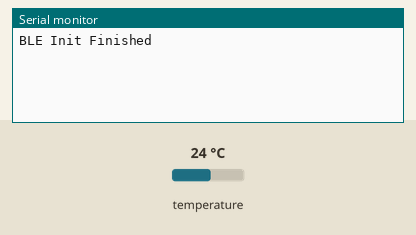
The sketch below on a simulated ESP32. On the bench: the last lines printed to the serial monitor. Inputs (shaded band) come from the test bench; at power-on: temperature 24 °C. Nothing arrives over Bluetooth unless stated; a phone connects over Bluetooth LE 3 s after start.

Above: at 2.2 s.
2.3 s: temperature set to 12 °C
At 4.7 s:
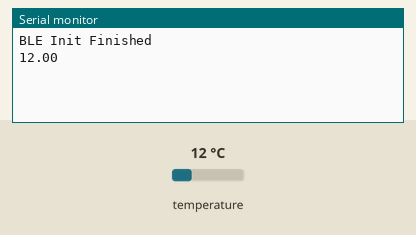
6.1 s: temperature set to 19 °C
At 7.0 s:
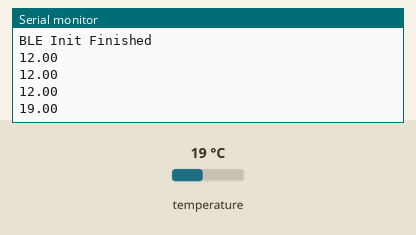

The sketch:

bletemp.ino
```cpp
#include <iostream>
#include <sstream>
#include <stdio.h>
#include <string.h>
#include <BLEDevice.h>
#include <BLEServer.h>
#include <BLEUtils.h>
#include <BLE2902.h>
#include <OneWire.h>
#include <DallasTemperature.h>

#define ONE_WIRE_BUS 2
OneWire oneWire(ONE_WIRE_BUS);
DallasTemperature sensors(&oneWire);

bool _BLEClientConnected = false;
//https://www.bluetooth.com/specifications/gatt/viewer?attributeXmlFile=org.bluetooth.characteristic.temperature.xml
//#define CHAR_TEMP 0x2A6E
//https://www.bluetooth.com/specifications/gatt/viewer?attributeXmlFile=org.bluetooth.characteristic.humidity.xml
//#define CHAR_HUMIDITY 0x2A6F
//https://www.bluetooth.com/specifications/gatt/viewer?attributeXmlFile=org.bluetooth.characteristic.analog.xml
//#define CHAR_ANALOG 0x2A58  //could be used for CO2
//https://www.bluetooth.com/specifications/gatt/viewer?attributeXmlFile=org.bluetooth.characteristic.pollen_concentration.xml&u=org.bluetooth.characteristic.pollen_concentration.xml
//#define CHAR_POLLEN_CONCENTRATION 0x2A75  //could be mis-used for CO2
//https://www.bluetooth.com/specifications/gatt/viewer?attributeXmlFile=org.bluetooth.service.environmental_sensing.xml
//#define ENV_SERVICE 0x181A
//https://www.bluetooth.com/specifications/gatt/viewer?attributeXmlFile=org.bluetooth.descriptor.gatt.characteristic_user_description.xml
//#define USER_DESCRIPTION 0x2901

BLEDescriptor outdoorTemperatureDescriptor(BLEUUID((uint16_t)0x2901));

BLECharacteristic outTemperatureCharacteristic(BLEUUID((uint16_t)0x2A6E), BLECharacteristic::PROPERTY_READ | BLECharacteristic::PROPERTY_NOTIFY);


class MyServerCallbacks : public BLEServerCallbacks {
	void onConnect(BLEServer* pServer) {
		_BLEClientConnected = true;
	};

	void onDisconnect(BLEServer* pServer) {
		_BLEClientConnected = false;
	}
};

void InitBLE() {
	BLEDevice::init("Temperature Sensor");

	// Create the BLE Server
	BLEServer *pServer = BLEDevice::createServer();
	pServer->setCallbacks(new MyServerCallbacks());

	// Create the BLE Service
	BLEService *pService = pServer->createService(BLEUUID((uint16_t)0x181A));

	outdoorTemperatureDescriptor.setValue("Temperature");

	outTemperatureCharacteristic.addDescriptor(&outdoorTemperatureDescriptor);

	// https://www.bluetooth.com/specifications/gatt/viewer?attributeXmlFile=org.bluetooth.descriptor.gatt.client_characteristic_configuration.xml
	// Create a BLE Descriptor
	outTemperatureCharacteristic.addDescriptor(new BLE2902());

	pService->addCharacteristic(&outTemperatureCharacteristic);
	pService->start();

	// Start advertising
	pServer->getAdvertising()->start();
}

void setup() {
	Serial.begin(115200);
  sensors.begin();
	delay(1000);
	InitBLE();
  Serial.println("BLE Init Finished");
}


void loop() {
  sensors.requestTemperatures();

		if(_BLEClientConnected) {
      float temp = sensors.getTempCByIndex(0);
      Serial.println(temp);

      int tempi = (int) (temp * 100);

      outTemperatureCharacteristic.setValue(tempi);

      outTemperatureCharacteristic.notify();
      vTaskDelay(1);
    }
}
```

Measured:
- after the input at 2.3 s, the serial monitor: prints a new line after 1.7 s (image 1)
- after the input at 6.1 s, the serial monitor: prints a new line after 0.23 s (image 2)
